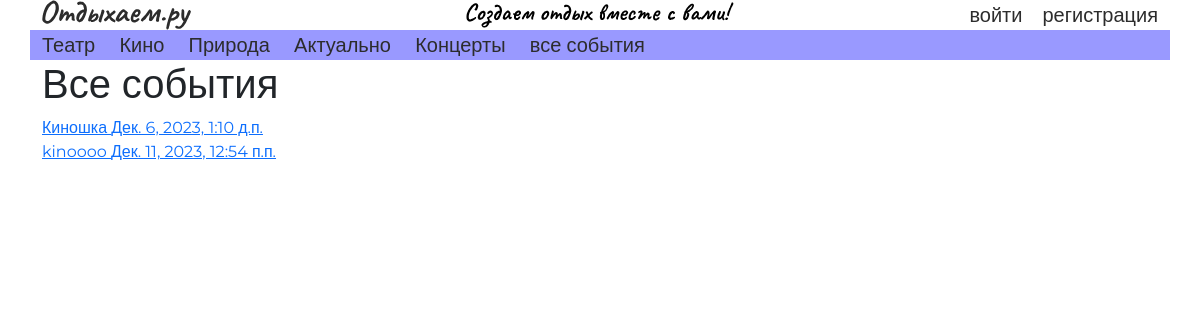
Page /events/ on the earlier database version.
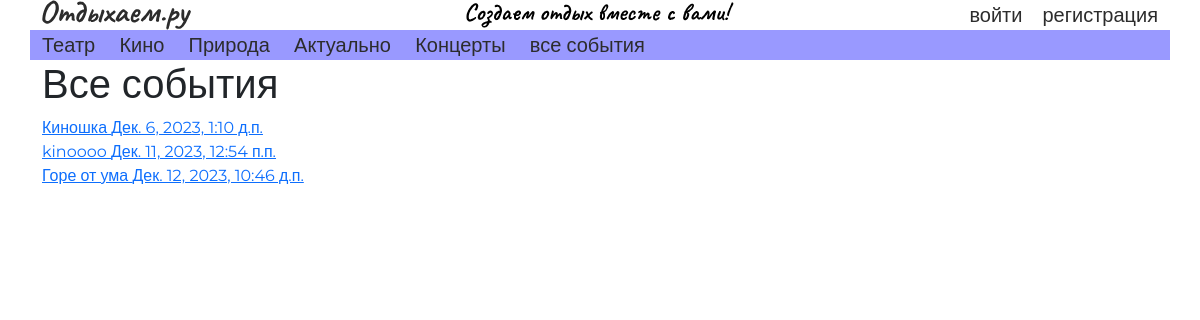
Same page on the later database version.
### events/models.py (models this page shows, shortened)
class Event(models.Model):
    title = models.CharField('Title', max_length=50, default='')
    anons = models.CharField('Anons', max_length=100, default='')
    date = models.DateTimeField('Date', default=django.utils.timezone.now())
    creator_id = models.ForeignKey('auth.User', models.SET(1))
    category = models.ForeignKey('events.Category', models.SET(1))
    source = models.CharField("Source", max_length=200, default='')
    typeOfEvent = models.ForeignKey('events.TypeOfEvent', models.SET(1))
    image = models.ImageField(upload_to="images", default=None, null=True)

### events/views.py (the view)
# urls.py: path('', views.events_all, name="events_all"),
def events_all(request):
    events = Event.objects.filter(typeOfEvent__name="public")
    return render(request, 'events/events_all.html', {"events": events})

### events/templates/events/events_all.html (shortened to what this page needs)
{% extends 'index.html' %}
{% block body %}
	<h1>Все события</h1>
    {% for event in events %}
            <div class="all-event__item">
                <a href="{% url 'event_detail' event.id %}"> {{ event.title }} {{ event.date }}</a>
            </div>
    {% endfor %}
{% endblock %}

Differences in the rows shown:
added Event: title "Горе от ума", date "Дек. 12, 2023, 10:46 д.п."
